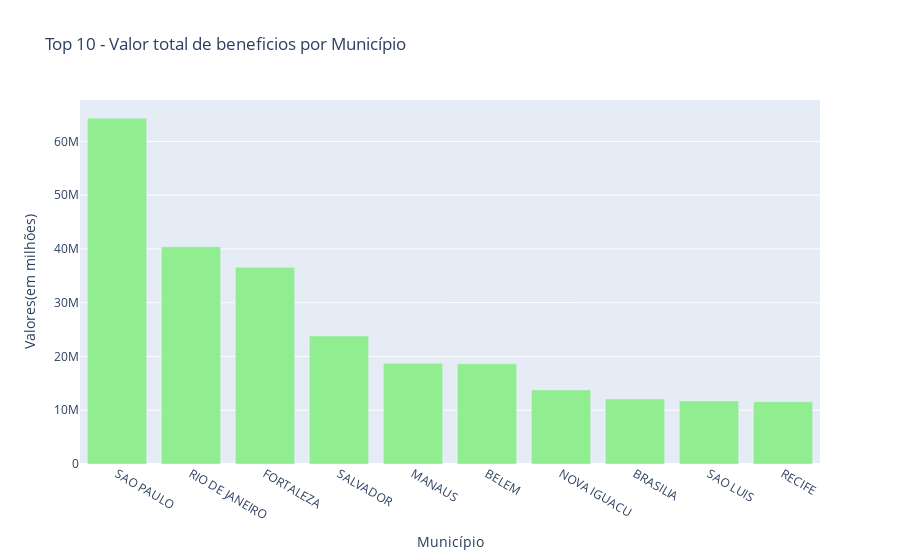

Source (notebook cell):
### Code cell
#Plotando o gráfico
data_municipio_valor = [go.Bar(x=municipio_valor.index,
        y=municipio_valor.values,
        marker = {'color':'lightgreen'})]


layout_municipio_valor = go.Layout(title='Top 10 - Valor total de beneficios por Município',
                   yaxis={'title':'Valores(em milhões)'},
                   xaxis={'title':'Município'})

fig = go.Figure(data=data_municipio_valor, layout=layout_municipio_valor)
py.iplot(fig)

### Figure 1 — Plotly figure (JSON) as saved in the notebook; plotly's stock layout.template omitted (floating-point values rounded to 4 significant figures)
{"data": [{"marker": {"color": "lightgreen"}, "type": "bar", "x": ["SAO PAULO", "RIO DE JANEIRO", "FORTALEZA", "SALVADOR", "MANAUS", "BELEM", "NOVA IGUACU", "BRASILIA", "SAO LUIS", "RECIFE"], "y": [64306351, 40415653, 36565617, 23812838, 18725068, 18630913, 13766088, 12109549, 11731408, 11579990]}], "layout": {"title": {"text": "Top 10 - Valor total de beneficios por Município"}, "xaxis": {"title": {"text": "Município"}}, "yaxis": {"title": {"text": "Valores(em milhões)"}}}}
